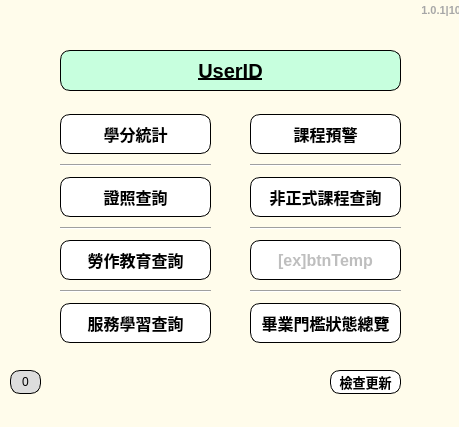
<?xml version="1.0" encoding="UTF-8"?>
<ui version="4.0">
 <class>MainWindow</class>
 <widget class="QMainWindow" name="MainWindow">
  <property name="geometry">
   <rect>
    <x>0</x>
    <y>0</y>
    <width>459</width>
    <height>427</height>
   </rect>
  </property>
  <property name="mouseTracking">
   <bool>false</bool>
  </property>
  <property name="windowTitle">
   <string>GUI</string>
  </property>
  <property name="styleSheet">
   <string notr="true"/>
  </property>
  <property name="toolButtonStyle">
   <enum>Qt::ToolButtonIconOnly</enum>
  </property>
  <widget class="QWidget" name="centralwidget">
   <property name="styleSheet">
    <string notr="true">QWidget#centralwidget{
background-color: rgb(255, 252, 235);}


    QPushButton{
		border:0;
		font: 700 12pt ;
		border:1px solid #000;
		background:#fff;
		border-radius:10px;
    }
    QPushButton:hover{
        border:4px solid #000;
	background-color: rgb(255, 195, 152);
    }</string>
   </property>
   <widget class="QWidget" name="verticalLayoutWidget">
    <property name="geometry">
     <rect>
      <x>60</x>
      <y>110</y>
      <width>151</width>
      <height>241</height>
     </rect>
    </property>
    <layout class="QVBoxLayout" name="verticalLayout">
     <item>
      <widget class="QPushButton" name="btnScoreQuery">
       <property name="minimumSize">
        <size>
         <width>0</width>
         <height>40</height>
        </size>
       </property>
       <property name="font">
        <font>
         <pointsize>12</pointsize>
         <italic>false</italic>
         <bold>true</bold>
        </font>
       </property>
       <property name="layoutDirection">
        <enum>Qt::LeftToRight</enum>
       </property>
       <property name="styleSheet">
        <string notr="true"/>
       </property>
       <property name="text">
        <string>學分統計</string>
       </property>
      </widget>
     </item>
     <item>
      <widget class="Line" name="line_4">
       <property name="orientation">
        <enum>Qt::Horizontal</enum>
       </property>
      </widget>
     </item>
     <item>
      <widget class="QPushButton" name="btnCert">
       <property name="minimumSize">
        <size>
         <width>0</width>
         <height>40</height>
        </size>
       </property>
       <property name="font">
        <font>
         <pointsize>12</pointsize>
         <italic>false</italic>
         <bold>true</bold>
        </font>
       </property>
       <property name="styleSheet">
        <string notr="true"/>
       </property>
       <property name="text">
        <string>證照查詢</string>
       </property>
      </widget>
     </item>
     <item>
      <widget class="Line" name="line_5">
       <property name="orientation">
        <enum>Qt::Horizontal</enum>
       </property>
      </widget>
     </item>
     <item>
      <widget class="QPushButton" name="btnLaoZuo">
       <property name="minimumSize">
        <size>
         <width>0</width>
         <height>40</height>
        </size>
       </property>
       <property name="font">
        <font>
         <pointsize>12</pointsize>
         <italic>false</italic>
         <bold>true</bold>
        </font>
       </property>
       <property name="styleSheet">
        <string notr="true"/>
       </property>
       <property name="text">
        <string>勞作教育查詢</string>
       </property>
      </widget>
     </item>
     <item>
      <widget class="Line" name="line_6">
       <property name="orientation">
        <enum>Qt::Horizontal</enum>
       </property>
      </widget>
     </item>
     <item>
      <widget class="QPushButton" name="btnServiceQuery">
       <property name="enabled">
        <bool>true</bool>
       </property>
       <property name="minimumSize">
        <size>
         <width>0</width>
         <height>40</height>
        </size>
       </property>
       <property name="font">
        <font>
         <pointsize>12</pointsize>
         <italic>false</italic>
         <bold>true</bold>
        </font>
       </property>
       <property name="styleSheet">
        <string notr="true"/>
       </property>
       <property name="text">
        <string>服務學習查詢</string>
       </property>
      </widget>
     </item>
    </layout>
   </widget>
   <widget class="QWidget" name="verticalLayoutWidget_2">
    <property name="geometry">
     <rect>
      <x>250</x>
      <y>110</y>
      <width>151</width>
      <height>241</height>
     </rect>
    </property>
    <property name="font">
     <font>
      <pointsize>12</pointsize>
     </font>
    </property>
    <layout class="QVBoxLayout" name="verticalLayout_2">
     <item>
      <widget class="QPushButton" name="btnAbsendWarning">
       <property name="enabled">
        <bool>true</bool>
       </property>
       <property name="minimumSize">
        <size>
         <width>0</width>
         <height>40</height>
        </size>
       </property>
       <property name="font">
        <font>
         <pointsize>12</pointsize>
         <italic>false</italic>
         <bold>true</bold>
        </font>
       </property>
       <property name="cursor">
        <cursorShape>ArrowCursor</cursorShape>
       </property>
       <property name="styleSheet">
        <string notr="true"/>
       </property>
       <property name="text">
        <string>課程預警</string>
       </property>
      </widget>
     </item>
     <item>
      <widget class="Line" name="line_3">
       <property name="orientation">
        <enum>Qt::Horizontal</enum>
       </property>
      </widget>
     </item>
     <item>
      <widget class="QPushButton" name="btnSpeechEvent">
       <property name="enabled">
        <bool>true</bool>
       </property>
       <property name="minimumSize">
        <size>
         <width>0</width>
         <height>40</height>
        </size>
       </property>
       <property name="font">
        <font>
         <pointsize>12</pointsize>
         <italic>false</italic>
         <bold>true</bold>
        </font>
       </property>
       <property name="styleSheet">
        <string notr="true"/>
       </property>
       <property name="text">
        <string>非正式課程查詢</string>
       </property>
      </widget>
     </item>
     <item>
      <widget class="Line" name="line_7">
       <property name="orientation">
        <enum>Qt::Horizontal</enum>
       </property>
      </widget>
     </item>
     <item>
      <widget class="QPushButton" name="btnTemp">
       <property name="enabled">
        <bool>false</bool>
       </property>
       <property name="minimumSize">
        <size>
         <width>0</width>
         <height>40</height>
        </size>
       </property>
       <property name="font">
        <font>
         <pointsize>12</pointsize>
         <italic>false</italic>
         <bold>true</bold>
        </font>
       </property>
       <property name="styleSheet">
        <string notr="true"/>
       </property>
       <property name="text">
        <string>[ex]btnTemp</string>
       </property>
      </widget>
     </item>
     <item>
      <widget class="Line" name="line_8">
       <property name="orientation">
        <enum>Qt::Horizontal</enum>
       </property>
      </widget>
     </item>
     <item>
      <widget class="QPushButton" name="btnGraduation">
       <property name="enabled">
        <bool>true</bool>
       </property>
       <property name="minimumSize">
        <size>
         <width>0</width>
         <height>40</height>
        </size>
       </property>
       <property name="font">
        <font>
         <pointsize>12</pointsize>
         <italic>false</italic>
         <bold>true</bold>
        </font>
       </property>
       <property name="styleSheet">
        <string notr="true"/>
       </property>
       <property name="text">
        <string>畢業門檻狀態總覽</string>
       </property>
      </widget>
     </item>
    </layout>
   </widget>
   <widget class="QLabel" name="label_UserID">
    <property name="geometry">
     <rect>
      <x>60</x>
      <y>50</y>
      <width>341</width>
      <height>41</height>
     </rect>
    </property>
    <property name="font">
     <font>
      <pointsize>15</pointsize>
      <italic>false</italic>
      <bold>true</bold>
      <underline>true</underline>
     </font>
    </property>
    <property name="layoutDirection">
     <enum>Qt::LeftToRight</enum>
    </property>
    <property name="styleSheet">
     <string notr="true">color:black;
text-decoration: underline;
background-color: rgb(199, 255, 222);
		border:0;

		border:1px solid #000;

		border-radius:10px;
</string>
    </property>
    <property name="text">
     <string>UserID</string>
    </property>
    <property name="alignment">
     <set>Qt::AlignCenter</set>
    </property>
   </widget>
   <widget class="QPushButton" name="btnUpdate">
    <property name="geometry">
     <rect>
      <x>330</x>
      <y>370</y>
      <width>71</width>
      <height>24</height>
     </rect>
    </property>
    <property name="font">
     <font>
      <pointsize>10</pointsize>
      <italic>false</italic>
      <bold>true</bold>
     </font>
    </property>
    <property name="styleSheet">
     <string notr="true">    QPushButton{
		border:0;
		font: 700 10pt ;
		border:1px solid #000;
		background-color:#fff;
		border-radius:10px;
    }
    QPushButton:hover{
        border:2px solid #000;
	background-color: rgb(221, 221, 221);
    }</string>
    </property>
    <property name="text">
     <string>檢查更新</string>
    </property>
   </widget>
   <widget class="QLabel" name="label_Ver">
    <property name="geometry">
     <rect>
      <x>360</x>
      <y>0</y>
      <width>101</width>
      <height>20</height>
     </rect>
    </property>
    <property name="font">
     <font>
      <pointsize>8</pointsize>
      <bold>true</bold>
     </font>
    </property>
    <property name="layoutDirection">
     <enum>Qt::LeftToRight</enum>
    </property>
    <property name="styleSheet">
     <string notr="true">color: rgb(222, 222, 222);
color: rgb(167, 167, 167);</string>
    </property>
    <property name="text">
     <string>1.0.1|10</string>
    </property>
    <property name="alignment">
     <set>Qt::AlignRight|Qt::AlignTrailing|Qt::AlignVCenter</set>
    </property>
   </widget>
   <widget class="QPushButton" name="btnDebugTool">
    <property name="enabled">
     <bool>true</bool>
    </property>
    <property name="geometry">
     <rect>
      <x>10</x>
      <y>370</y>
      <width>31</width>
      <height>24</height>
     </rect>
    </property>
    <property name="styleSheet">
     <string notr="true">
background-color: rgb(221, 221, 221);</string>
    </property>
    <property name="text">
     <string>0</string>
    </property>
   </widget>
  </widget>
  <widget class="QMenuBar" name="menubar">
   <property name="geometry">
    <rect>
     <x>0</x>
     <y>0</y>
     <width>459</width>
     <height>22</height>
    </rect>
   </property>
  </widget>
 </widget>
 <resources/>
 <connections/>
</ui>
